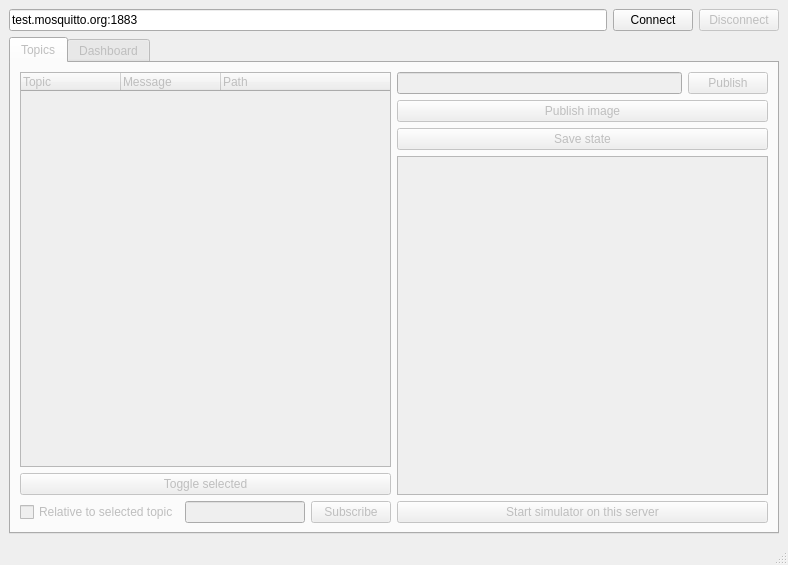
<?xml version="1.0" encoding="UTF-8"?>
<ui version="4.0">
 <class>Explorer</class>
 <widget class="QMainWindow" name="Explorer">
  <property name="geometry">
   <rect>
    <x>0</x>
    <y>0</y>
    <width>788</width>
    <height>565</height>
   </rect>
  </property>
  <property name="windowTitle">
   <string>MainWindow</string>
  </property>
  <widget class="QWidget" name="centralwidget">
   <layout class="QGridLayout" name="gridLayout">
    <item row="0" column="1">
     <layout class="QHBoxLayout" name="horizontalLayout">
      <item>
       <widget class="QLineEdit" name="inputServerAddress">
        <property name="text">
         <string>test.mosquitto.org:1883</string>
        </property>
       </widget>
      </item>
      <item>
       <widget class="QPushButton" name="buttonConnect">
        <property name="text">
         <string>Connect</string>
        </property>
       </widget>
      </item>
      <item>
       <widget class="QPushButton" name="buttonDisconnect">
        <property name="enabled">
         <bool>false</bool>
        </property>
        <property name="text">
         <string>Disconnect</string>
        </property>
       </widget>
      </item>
     </layout>
    </item>
    <item row="1" column="1">
     <widget class="QTabWidget" name="tabWidget">
      <property name="enabled">
       <bool>false</bool>
      </property>
      <property name="currentIndex">
       <number>0</number>
      </property>
      <widget class="QWidget" name="tab_11">
       <attribute name="title">
        <string>Topics</string>
       </attribute>
       <layout class="QGridLayout" name="gridLayout_5">
        <item row="0" column="0">
         <layout class="QGridLayout" name="gridLayout_4">
          <item row="0" column="2">
           <layout class="QHBoxLayout" name="horizontalLayout_2">
            <item>
             <layout class="QVBoxLayout" name="verticalLayout_2">
              <item>
               <layout class="QHBoxLayout" name="horizontalLayout_7">
                <item>
                 <widget class="QLineEdit" name="inputPublishMessage"/>
                </item>
                <item>
                 <widget class="QPushButton" name="buttonPublish">
                  <property name="text">
                   <string>Publish</string>
                  </property>
                 </widget>
                </item>
               </layout>
              </item>
              <item>
               <widget class="QPushButton" name="buttonPublishImage">
                <property name="text">
                 <string>Publish image</string>
                </property>
               </widget>
              </item>
              <item>
               <widget class="QPushButton" name="buttonSaveState">
                <property name="text">
                 <string>Save state</string>
                </property>
               </widget>
              </item>
              <item>
               <widget class="QListWidget" name="topicMessageList"/>
              </item>
              <item>
               <widget class="QPushButton" name="buttonToggleSimulator">
                <property name="text">
                 <string>Start simulator on this server</string>
                </property>
               </widget>
              </item>
             </layout>
            </item>
           </layout>
          </item>
          <item row="0" column="0">
           <layout class="QVBoxLayout" name="verticalLayout_4">
            <item>
             <widget class="QTreeWidget" name="topicTree">
              <property name="expandsOnDoubleClick">
               <bool>false</bool>
              </property>
              <property name="columnCount">
               <number>3</number>
              </property>
              <column>
               <property name="text">
                <string notr="true">Topic</string>
               </property>
              </column>
              <column>
               <property name="text">
                <string>Message</string>
               </property>
              </column>
              <column>
               <property name="text">
                <string>Path</string>
               </property>
              </column>
             </widget>
            </item>
            <item>
             <widget class="QPushButton" name="buttonToggleSubscribe">
              <property name="enabled">
               <bool>false</bool>
              </property>
              <property name="text">
               <string>Toggle selected</string>
              </property>
             </widget>
            </item>
            <item>
             <layout class="QHBoxLayout" name="horizontalLayout_5">
              <item>
               <widget class="QCheckBox" name="checkboxRelative">
                <property name="text">
                 <string>Relative to selected topic</string>
                </property>
               </widget>
              </item>
              <item>
               <widget class="QLineEdit" name="inputSubscribeTopic"/>
              </item>
              <item>
               <widget class="QPushButton" name="buttonSubscribe">
                <property name="text">
                 <string>Subscribe</string>
                </property>
               </widget>
              </item>
             </layout>
            </item>
           </layout>
          </item>
         </layout>
        </item>
       </layout>
      </widget>
      <widget class="QWidget" name="tab_12">
       <property name="layoutDirection">
        <enum>Qt::LeftToRight</enum>
       </property>
       <attribute name="title">
        <string>Dashboard</string>
       </attribute>
       <layout class="QGridLayout" name="gridLayout_2">
        <item row="0" column="0">
         <layout class="QVBoxLayout" name="verticalLayout">
          <item>
           <layout class="QHBoxLayout" name="horizontalLayout_3">
            <item>
             <widget class="QComboBox" name="selectWidgetType">
              <property name="sizePolicy">
               <sizepolicy hsizetype="Preferred" vsizetype="Fixed">
                <horstretch>1</horstretch>
                <verstretch>0</verstretch>
               </sizepolicy>
              </property>
              <item>
               <property name="text">
                <string>Light Switch</string>
               </property>
              </item>
             </widget>
            </item>
            <item>
             <widget class="QPushButton" name="buttonAddWidget">
              <property name="sizePolicy">
               <sizepolicy hsizetype="Minimum" vsizetype="Fixed">
                <horstretch>0</horstretch>
                <verstretch>0</verstretch>
               </sizepolicy>
              </property>
              <property name="text">
               <string>Add widget</string>
              </property>
             </widget>
            </item>
           </layout>
          </item>
          <item>
           <layout class="QHBoxLayout" name="horizontalLayout_4">
            <item>
             <widget class="QPushButton" name="buttonLoadDashboard">
              <property name="text">
               <string>Load dashboard from file</string>
              </property>
             </widget>
            </item>
            <item>
             <widget class="QPushButton" name="buttonSaveDashboard">
              <property name="text">
               <string>Save dashboard to file</string>
              </property>
             </widget>
            </item>
           </layout>
          </item>
          <item>
           <widget class="QScrollArea" name="scrollArea">
            <property name="widgetResizable">
             <bool>true</bool>
            </property>
            <widget class="QWidget" name="scrollAreaWidgetContents_2">
             <property name="geometry">
              <rect>
               <x>0</x>
               <y>0</y>
               <width>742</width>
               <height>365</height>
              </rect>
             </property>
            </widget>
           </widget>
          </item>
         </layout>
        </item>
       </layout>
      </widget>
     </widget>
    </item>
   </layout>
  </widget>
  <widget class="QMenuBar" name="menubar">
   <property name="geometry">
    <rect>
     <x>0</x>
     <y>0</y>
     <width>788</width>
     <height>21</height>
    </rect>
   </property>
  </widget>
  <widget class="QStatusBar" name="statusbar"/>
 </widget>
 <resources/>
 <connections/>
</ui>
